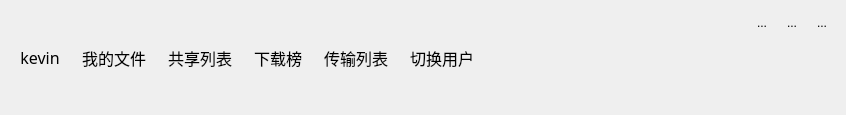
<?xml version="1.0" encoding="UTF-8"?>
<ui version="4.0">
 <class>ButtonGroup</class>
 <widget class="QWidget" name="ButtonGroup">
  <property name="geometry">
   <rect>
    <x>0</x>
    <y>0</y>
    <width>846</width>
    <height>115</height>
   </rect>
  </property>
  <property name="sizePolicy">
   <sizepolicy hsizetype="Preferred" vsizetype="Preferred">
    <horstretch>0</horstretch>
    <verstretch>0</verstretch>
   </sizepolicy>
  </property>
  <property name="maximumSize">
   <size>
    <width>16777215</width>
    <height>115</height>
   </size>
  </property>
  <property name="windowTitle">
   <string>Form</string>
  </property>
  <layout class="QHBoxLayout" name="horizontalLayout_3">
   <property name="leftMargin">
    <number>12</number>
   </property>
   <property name="topMargin">
    <number>12</number>
   </property>
   <property name="rightMargin">
    <number>12</number>
   </property>
   <property name="bottomMargin">
    <number>12</number>
   </property>
   <item>
    <widget class="QWidget" name="btns_wg" native="true">
     <layout class="QHBoxLayout" name="horizontalLayout">
      <property name="leftMargin">
       <number>0</number>
      </property>
      <property name="topMargin">
       <number>0</number>
      </property>
      <property name="rightMargin">
       <number>0</number>
      </property>
      <property name="bottomMargin">
       <number>0</number>
      </property>
      <item>
       <widget class="QToolButton" name="login_usr">
        <property name="font">
         <font>
          <family>华文琥珀</family>
          <pointsize>12</pointsize>
         </font>
        </property>
        <property name="text">
         <string>kevin</string>
        </property>
        <property name="icon">
         <iconset resource="src.qrc">
          <normaloff>:/upload/images/title_user.png</normaloff>:/upload/images/title_user.png</iconset>
        </property>
        <property name="iconSize">
         <size>
          <width>70</width>
          <height>70</height>
         </size>
        </property>
        <property name="toolButtonStyle">
         <enum>Qt::ToolButtonTextUnderIcon</enum>
        </property>
        <property name="autoRaise">
         <bool>true</bool>
        </property>
       </widget>
      </item>
      <item>
       <widget class="QToolButton" name="myfile">
        <property name="font">
         <font>
          <family>华文琥珀</family>
          <pointsize>12</pointsize>
         </font>
        </property>
        <property name="text">
         <string>我的文件</string>
        </property>
        <property name="icon">
         <iconset resource="src.qrc">
          <normaloff>:/upload/images/tile_file.png</normaloff>:/upload/images/tile_file.png</iconset>
        </property>
        <property name="iconSize">
         <size>
          <width>50</width>
          <height>50</height>
         </size>
        </property>
        <property name="toolButtonStyle">
         <enum>Qt::ToolButtonTextUnderIcon</enum>
        </property>
        <property name="autoRaise">
         <bool>true</bool>
        </property>
       </widget>
      </item>
      <item>
       <widget class="QToolButton" name="sharelist">
        <property name="font">
         <font>
          <family>华文琥珀</family>
          <pointsize>12</pointsize>
         </font>
        </property>
        <property name="text">
         <string>共享列表</string>
        </property>
        <property name="icon">
         <iconset resource="src.qrc">
          <normaloff>:/upload/images/title_share.png</normaloff>:/upload/images/title_share.png</iconset>
        </property>
        <property name="iconSize">
         <size>
          <width>50</width>
          <height>50</height>
         </size>
        </property>
        <property name="toolButtonStyle">
         <enum>Qt::ToolButtonTextUnderIcon</enum>
        </property>
        <property name="autoRaise">
         <bool>true</bool>
        </property>
       </widget>
      </item>
      <item>
       <widget class="QToolButton" name="download">
        <property name="font">
         <font>
          <family>华文琥珀</family>
          <pointsize>12</pointsize>
         </font>
        </property>
        <property name="text">
         <string>下载榜</string>
        </property>
        <property name="icon">
         <iconset resource="src.qrc">
          <normaloff>:/upload/images/tile_hot.png</normaloff>:/upload/images/tile_hot.png</iconset>
        </property>
        <property name="iconSize">
         <size>
          <width>50</width>
          <height>50</height>
         </size>
        </property>
        <property name="toolButtonStyle">
         <enum>Qt::ToolButtonTextUnderIcon</enum>
        </property>
        <property name="autoRaise">
         <bool>true</bool>
        </property>
       </widget>
      </item>
      <item>
       <widget class="QToolButton" name="transform">
        <property name="font">
         <font>
          <family>华文琥珀</family>
          <pointsize>12</pointsize>
         </font>
        </property>
        <property name="text">
         <string>传输列表</string>
        </property>
        <property name="icon">
         <iconset resource="src.qrc">
          <normaloff>:/upload/images/title_data.png</normaloff>:/upload/images/title_data.png</iconset>
        </property>
        <property name="iconSize">
         <size>
          <width>50</width>
          <height>50</height>
         </size>
        </property>
        <property name="toolButtonStyle">
         <enum>Qt::ToolButtonTextUnderIcon</enum>
        </property>
        <property name="autoRaise">
         <bool>true</bool>
        </property>
       </widget>
      </item>
      <item>
       <widget class="QToolButton" name="switchuser">
        <property name="font">
         <font>
          <family>华文琥珀</family>
          <pointsize>12</pointsize>
         </font>
        </property>
        <property name="text">
         <string>切换用户</string>
        </property>
        <property name="icon">
         <iconset resource="src.qrc">
          <normaloff>:/upload/images/title_change.png</normaloff>:/upload/images/title_change.png</iconset>
        </property>
        <property name="iconSize">
         <size>
          <width>50</width>
          <height>50</height>
         </size>
        </property>
        <property name="toolButtonStyle">
         <enum>Qt::ToolButtonTextUnderIcon</enum>
        </property>
        <property name="autoRaise">
         <bool>true</bool>
        </property>
       </widget>
      </item>
     </layout>
    </widget>
   </item>
   <item>
    <spacer name="horizontalSpacer_2">
     <property name="orientation">
      <enum>Qt::Horizontal</enum>
     </property>
     <property name="sizeHint" stdset="0">
      <size>
       <width>40</width>
       <height>20</height>
      </size>
     </property>
    </spacer>
   </item>
   <item>
    <widget class="QWidget" name="widget_2" native="true">
     <layout class="QVBoxLayout" name="verticalLayout">
      <property name="spacing">
       <number>0</number>
      </property>
      <property name="leftMargin">
       <number>0</number>
      </property>
      <property name="topMargin">
       <number>0</number>
      </property>
      <property name="rightMargin">
       <number>0</number>
      </property>
      <property name="bottomMargin">
       <number>0</number>
      </property>
      <item>
       <widget class="QWidget" name="widget_3" native="true">
        <layout class="QHBoxLayout" name="horizontalLayout_2">
         <property name="leftMargin">
          <number>0</number>
         </property>
         <property name="topMargin">
          <number>0</number>
         </property>
         <property name="rightMargin">
          <number>0</number>
         </property>
         <property name="bottomMargin">
          <number>0</number>
         </property>
         <item>
          <spacer name="horizontalSpacer">
           <property name="orientation">
            <enum>Qt::Horizontal</enum>
           </property>
           <property name="sizeHint" stdset="0">
            <size>
             <width>40</width>
             <height>20</height>
            </size>
           </property>
          </spacer>
         </item>
         <item>
          <widget class="QToolButton" name="min">
           <property name="text">
            <string>...</string>
           </property>
           <property name="icon">
            <iconset resource="src.qrc">
             <normaloff>:/upload/images/title_min.png</normaloff>:/upload/images/title_min.png</iconset>
           </property>
           <property name="iconSize">
            <size>
             <width>30</width>
             <height>30</height>
            </size>
           </property>
           <property name="autoRaise">
            <bool>true</bool>
           </property>
          </widget>
         </item>
         <item>
          <widget class="QToolButton" name="max">
           <property name="text">
            <string>...</string>
           </property>
           <property name="icon">
            <iconset resource="src.qrc">
             <normaloff>:/upload/images/title_max.png</normaloff>:/upload/images/title_max.png</iconset>
           </property>
           <property name="iconSize">
            <size>
             <width>30</width>
             <height>30</height>
            </size>
           </property>
           <property name="autoRaise">
            <bool>true</bool>
           </property>
          </widget>
         </item>
         <item>
          <widget class="QToolButton" name="close">
           <property name="text">
            <string>...</string>
           </property>
           <property name="icon">
            <iconset resource="src.qrc">
             <normaloff>:/upload/images/title_close.png</normaloff>:/upload/images/title_close.png</iconset>
           </property>
           <property name="iconSize">
            <size>
             <width>30</width>
             <height>30</height>
            </size>
           </property>
           <property name="autoRaise">
            <bool>true</bool>
           </property>
          </widget>
         </item>
        </layout>
       </widget>
      </item>
      <item>
       <spacer name="verticalSpacer">
        <property name="orientation">
         <enum>Qt::Vertical</enum>
        </property>
        <property name="sizeHint" stdset="0">
         <size>
          <width>20</width>
          <height>75</height>
         </size>
        </property>
       </spacer>
      </item>
     </layout>
    </widget>
   </item>
  </layout>
 </widget>
 <resources>
  <include location="src.qrc"/>
 </resources>
 <connections/>
</ui>
